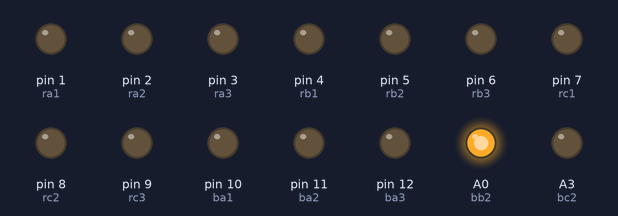
A sketch run on a simulated Arduino Uno, built with avr-gcc and run on an emulated ATmega328P. On the bench: output pins drawn as LEDs (lit = HIGH).

Above: at 0.1 s.
At 5.1 s:
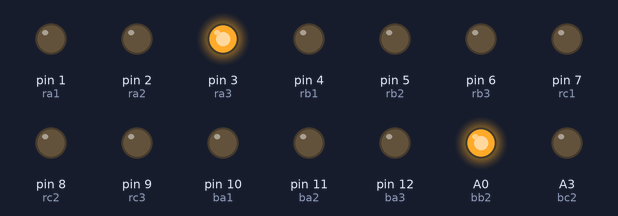
At 10.1 s:
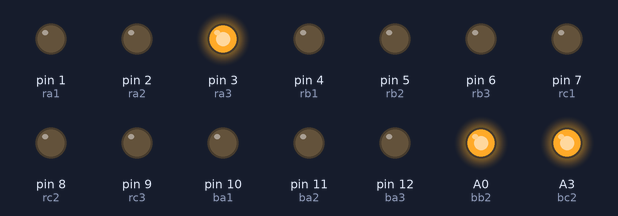
At 20.1 s:
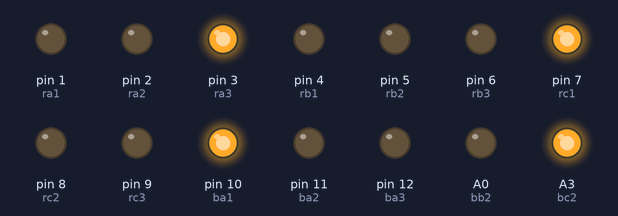
At 30.1 s:
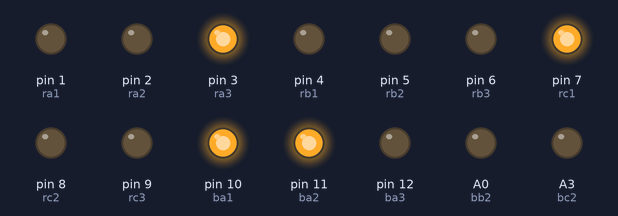
At 40.1 s:
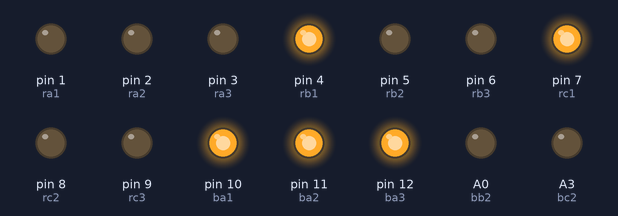
Timing chart, 0 to 41.6 s (numbered marks = the images above):
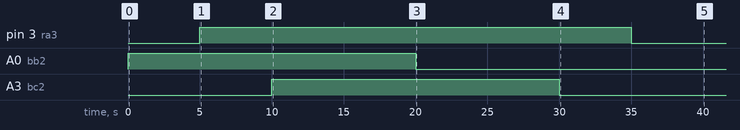

The sketch:

sketch_oct5b.ino
```cpp
int ra1 = 1;
int ra2 = 2;
int ra3 = 3;
int rb1 = 4;
int rb2 = 5;
int rb3 = 6;
int rc1 = 7;
int rc2 = 8;
int rc3 = 9;
int ba1 = 10;
int ba2 = 11;
int ba3 = 12;
int bb1 = 13;
int bb2 = A0;
int bb3 = A1;
int bc1 = A2;
int bc2 = A3;
int bc3 = A4;
int ra1State;
int ra2State;
int ra3State;
int rb1State;
int rb2State;
int rb3State;
int rc1State;
int rc2State;
int rc3State;
int ba1State;
int ba2State;
int ba3State;
int bb1State;
int bb2State;
int bb3State;
int bc1State;
int bc2State;
int bc3State;

int playerMovesr[3]; // Array to store the last three moves for the current player
int playerMovesb[3]; // Array to store the last three moves for the current player
int moveCounterr = 0; // Counter to track the number of moves
int moveCounterb = 0; // Counter to track the number of moves

void playerMoveb(int spot) {
  // Save the player's move
  playerMovesb[moveCounterb] = spot;
  moveCounterb++;

  // If this is the third move, check for a win
  if (moveCounterb == 3) {
    if (!checkWin()) {
      // If the player didn't win, delete the first move
      deleteMove(playerMovesb[0]);
      shiftMovesb();
      moveCounterb = 2; // Reset the counter to two since the first move is deleted
    }
  }
}

void playerMover(int spot) {
  // Save the player's move
  playerMovesr[moveCounterr] = spot;
  moveCounterr++;

  // If this is the third move, check for a win
  if (moveCounterr == 3) {
    if (!checkWin()) {
      // If the player didn't win, delete the first move
      deleteMove(playerMovesr[0]);
      shiftMovesr();
      moveCounterr = 2; // Reset the counter to two since the first move is deleted
    }
  }
}

void deleteMove(int spot) {
  // Reset the spot so it can be played again
  digitalWrite(spot, LOW); // Assuming LOW indicates an empty spot
}


void shiftMovesr() {
  // Shift the remaining moves in the array to the left
  playerMovesr[0] = playerMovesr[1];
  playerMovesr[1] = playerMovesr[2];
}
void shiftMovesb() {
  // Shift the remaining moves in the array to the left
  playerMovesb[0] = playerMovesb[1];
  playerMovesb[1] = playerMovesb[2];
}
bool checkWin() {
  // Check horizontal wins for red
  if (digitalRead(ra1) == HIGH && digitalRead(ra2) == HIGH && digitalRead(ra3) == HIGH) return true; // Row 1
  if (digitalRead(rb1) == HIGH && digitalRead(rb2) == HIGH && digitalRead(rb3) == HIGH) return true; // Row 2
  if (digitalRead(rc1) == HIGH && digitalRead(rc2) == HIGH && digitalRead(rc3) == HIGH) return true; // Row 3

  // Check vertical wins for red
  if (digitalRead(ra1) == HIGH && digitalRead(rb1) == HIGH && digitalRead(rc1) == HIGH) return true; // Column 1
  if (digitalRead(ra2) == HIGH && digitalRead(rb2) == HIGH && digitalRead(rc2) == HIGH) return true; // Column 2
  if (digitalRead(ra3) == HIGH && digitalRead(rb3) == HIGH && digitalRead(rc3) == HIGH) return true; // Column 3

  // Check diagonal wins for red
  if (digitalRead(ra1) == HIGH && digitalRead(rb2) == HIGH && digitalRead(rc3) == HIGH) return true; // Diagonal \
  if (digitalRead(ra3) == HIGH && digitalRead(rb2) == HIGH && digitalRead(rc1) == HIGH) return true; // Diagonal /

  // Check horizontal wins for blue
  if (digitalRead(ba1) == HIGH && digitalRead(ba2) == HIGH && digitalRead(ba3) == HIGH) return true; // Row 1
  if (digitalRead(bb1) == HIGH && digitalRead(bb2) == HIGH && digitalRead(bb3) == HIGH) return true; // Row 2
  if (digitalRead(bc1) == HIGH && digitalRead(bc2) == HIGH && digitalRead(bc3) == HIGH) return true; // Row 3

  // Check vertical wins for blue
  if (digitalRead(ba1) == HIGH && digitalRead(bb1) == HIGH && digitalRead(bc1) == HIGH) return true; // Column 1
  if (digitalRead(ba2) == HIGH && digitalRead(bb2) == HIGH && digitalRead(bc2) == HIGH) return true; // Column 2
  if (digitalRead(ba3) == HIGH && digitalRead(bb3) == HIGH && digitalRead(bc3) == HIGH) return true; // Column 3

  // Check diagonal wins for blue
  if (digitalRead(ba1) == HIGH && digitalRead(bb2) == HIGH && digitalRead(bc3) == HIGH) return true; // Diagonal \
  if (digitalRead(ba3) == HIGH && digitalRead(bb2) == HIGH && digitalRead(bc1) == HIGH) return true; // Diagonal /

  return false; // No winner
}


void setup() {
  // put your setup code here, to run once:
 pinMode(ra1, OUTPUT);
  pinMode(ra2, OUTPUT);
  pinMode(ra3, OUTPUT);
  pinMode(rb1, OUTPUT);
  pinMode(rb2, OUTPUT);
  pinMode(rb3, OUTPUT);
  pinMode(rc1, OUTPUT);
  pinMode(rc2, OUTPUT);
  pinMode(rc3, OUTPUT);
  pinMode(ba1, OUTPUT);
  pinMode(ba2, OUTPUT);
  pinMode(ba3, OUTPUT);
  pinMode(bb1, OUTPUT);
  pinMode(bb2, OUTPUT);
  pinMode(bb3, OUTPUT);
  pinMode(bc1, OUTPUT);
  pinMode(bc2, OUTPUT);
  pinMode(bc3, OUTPUT);

  bb2State = 1;
  x();
  bb2State = 0;

  ra3State = 1;
  x();
  ra3State = 0;

  bc2State = 1;
  x();
  bc2State = 0;

  rc1State = 1;
  x();
  rc1State = 0;

  ba1State = 1;
  x();
  ba1State = 0;

  rc2State = 1;
  x();
  rc2State = 0;

  ba2State = 1;
  x();
  ba2State = 0;

  rb1State = 1;
  x();
  rb1State= 0;

   ba3State = 1;
  x();
}

void loop() {
  // put your main code here, to run repeatedly:

}

void x (){


   if (digitalRead(ra1) == LOW && ba1State == 1)
{
  digitalWrite(ba1, HIGH);
  playerMoveb(ba1);
}
else if (digitalRead(ba1) == LOW && ra1State == 1)
{
  digitalWrite(ra1, HIGH);
  playerMover(ra1);
}

else if (digitalRead(ra2) == LOW && ba2State == 1)
{
  digitalWrite(ba2, HIGH);
  playerMoveb(ba2);
}

else if (digitalRead(ba2) == LOW && ra2State == 1)
{
  digitalWrite(ra2, HIGH);
  playerMover(ra2);
}

else if (digitalRead(ra3) == LOW && ba3State == 1)
{
  digitalWrite(ba3, HIGH);
  playerMoveb(ba3);
}

else if (digitalRead(ba3) == LOW && ra3State == 1)
{
  digitalWrite(ra3, HIGH);
  playerMover(ra3);
}

else if (digitalRead(rb1) == LOW && bb1State == 1)
{
  digitalWrite(bb1, HIGH);
  playerMoveb(bb1);
}

else if (digitalRead(bb1) == LOW && rb1State == 1)
{
  digitalWrite(rb1, HIGH);
  playerMover(rb1);
}

else if (digitalRead(rb2) == LOW && bb2State == 1)
{
  digitalWrite(bb2, HIGH);
  playerMoveb(bb2);
}

else if (digitalRead(bb2) == LOW && rb2State == 1)
{
  digitalWrite(rb2, HIGH);
  playerMover(rb2);
}

else if (digitalRead(rb3) == LOW && bb3State == 1)
{
  digitalWrite(bb3, HIGH);
  playerMoveb(bb3);
}

else if (digitalRead(bb3) == LOW && rb3State == 1)
{
  digitalWrite(rb3, HIGH);
  playerMover(rb3);
}

else if (digitalRead(rc1) == LOW && bc1State == 1)
{
  digitalWrite(bc1, HIGH);
  playerMoveb(bc1);
}

else if (digitalRead(bc1) == LOW && rc1State == 1)
{
  digitalWrite(rc1, HIGH);
  playerMover(rc1);
}

else if (digitalRead(rc2) == LOW && bc2State == 1)
{
  digitalWrite(bc2, HIGH);
  playerMoveb(bc2);
}

else if (digitalRead(bc2) == LOW && rc2State == 1)
{
  digitalWrite(rc2, HIGH);
  playerMover(rc2);
}

else if (digitalRead(rc3) == LOW && bc3State == 1)
{
  digitalWrite(bc3, HIGH);
  playerMoveb(bc3);
}

else if (digitalRead(bc3) == LOW && rc3State == 1)
{
  digitalWrite(rc3, HIGH);
  playerMover(rc3);
}
delay(5000);
}
```
